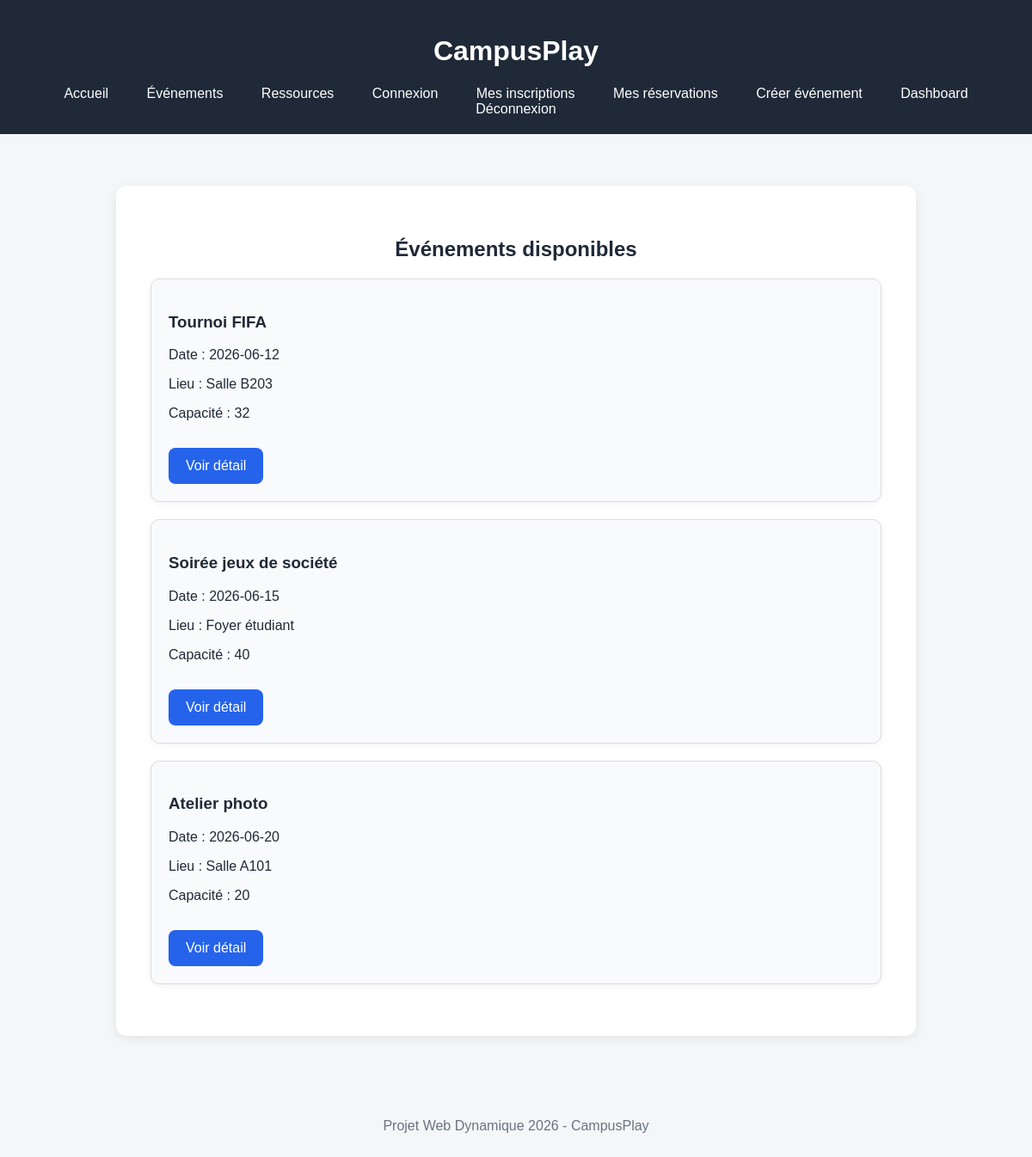
/frontend/events.php, run on an earlier commit of the app's database.
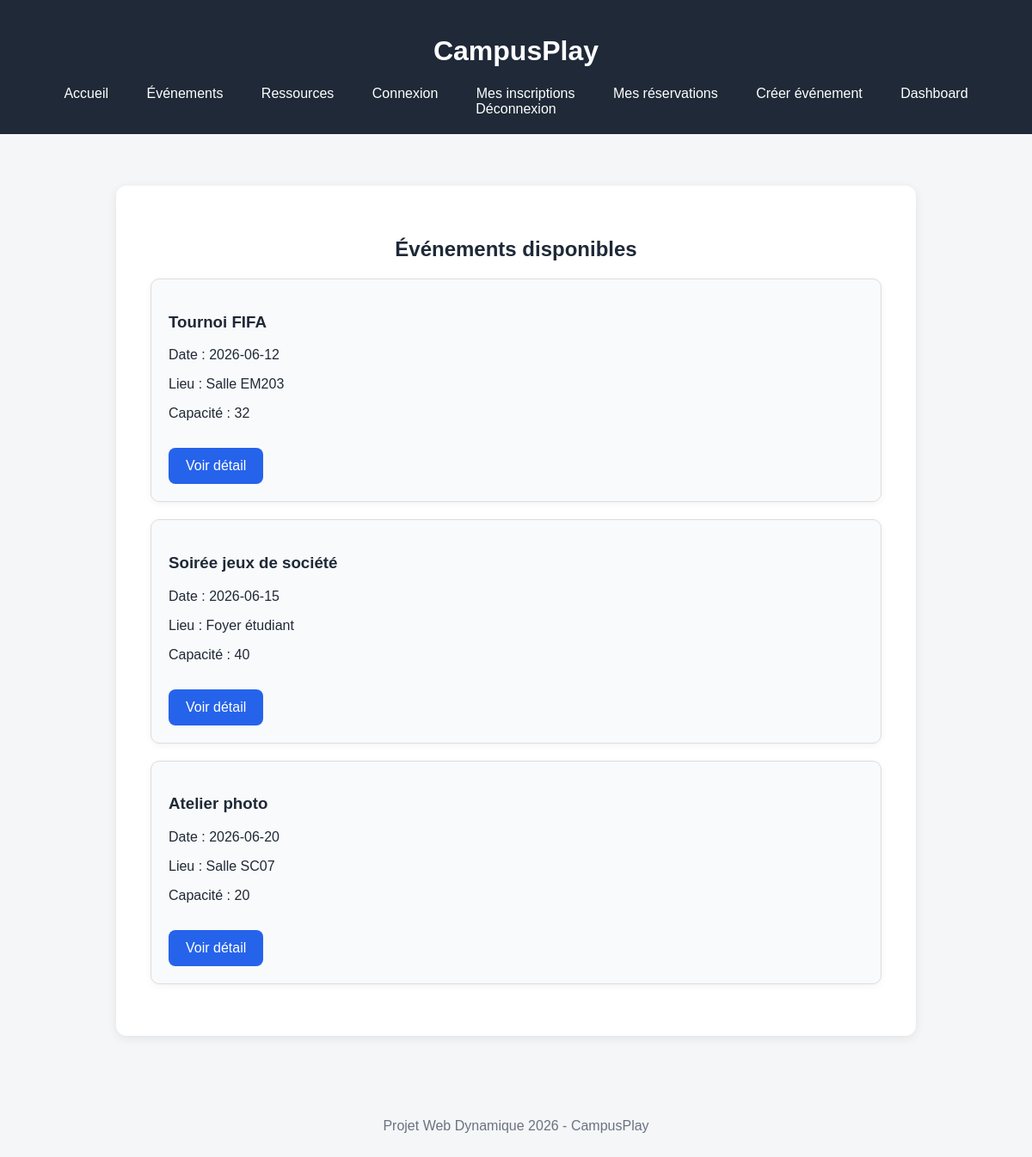
And on a later commit of the database.
### tables this page shows
CREATE TABLE events (
    id_event INT AUTO_INCREMENT PRIMARY KEY,
    titre VARCHAR(150) NOT NULL,
    description TEXT,
    date_event DATE NOT NULL,
    heure_event TIME NOT NULL,
    lieu VARCHAR(150) NOT NULL,
    capacite INT NOT NULL,
    id_createur INT,
    FOREIGN KEY (id_createur) REFERENCES users(id_user)
);

### frontend/events.php (the view, shortened to what this page needs)
<?php
require_once "../backend/config.php";
$sql = "SELECT * FROM events ORDER BY date_event ASC";
$stmt = $pdo->query($sql);
$events = $stmt->fetchAll(PDO::FETCH_ASSOC);
?>
<!DOCTYPE html>
<html lang="fr">
<head>
    <link rel="stylesheet" href="../assets/style.css">
</head>
<body>
<header>
    <h1>CampusPlay</h1>
    <nav>
            <a href="index.html">Accueil</a>
        <a href="events.php">Événements</a>
        <a href="resources.php">Ressources</a>
        <a href="login.html">Connexion</a>
        <a href="my-events.php">Mes inscriptions</a>
        <a href="my-reservations.php">Mes réservations</a>
        <a href="create-event.php">Créer événement</a>
        <a href="dashboard.php">Dashboard</a>
         <a href="../backend/logout.php">Déconnexion</a>
    </nav>
</header>
<main>
    <section class="hero">
        <h2>Événements disponibles</h2>
        <?php foreach ($events as $event): ?>
            <div class="card">
                <h3><?= htmlspecialchars($event["titre"]) ?></h3>
                <p>Date : <?= htmlspecialchars($event["date_event"]) ?></p>
                <p>Lieu : <?= htmlspecialchars($event["lieu"]) ?></p>
                <p>Capacité : <?= htmlspecialchars($event["capacite"]) ?></p>
                <a class="btn" href="event-detail.php?id=<?= $event["id_event"] ?>">
                    Voir détail
                </a>
            </div>
        <?php endforeach; ?>
    </section>
</main>
<footer>
    <p>Projet Web Dynamique 2026 - CampusPlay</p>
</footer>
</body>
</html>

What changed in the data, as far as the page shows it:
changed events "Tournoi FIFA": lieu "Salle B203" → "Salle EM203"
changed events "Atelier photo": lieu "Salle A101" → "Salle SC07"
